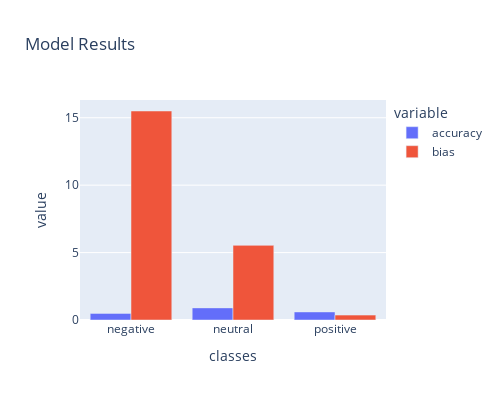

Write notebook code for a chart like this one.
### Code cell
fig_cls = px.bar(model_stat_df,
                 x='classes',
                 y=['accuracy', 'bias'],
                 labels={'x': 'Class Name', 'y':'Accuracy'},
                 width=500,
                 height=400,
                 title='Model Results',
                 barmode='group',
                )
fig_cls.show()

### Figure 1 — Plotly figure (JSON) as saved in the notebook; plotly's stock layout.template omitted (floating-point values rounded to 4 significant figures)
{"data": [{"alignmentgroup": "True", "hovertemplate": "variable=accuracy<br>classes=%{x}<br>value=%{y}<extra></extra>", "legendgroup": "accuracy", "marker": {"color": "#636efa"}, "name": "accuracy", "offsetgroup": "accuracy", "orientation": "v", "showlegend": true, "textposition": "auto", "type": "bar", "x": ["negative", "neutral", "positive"], "xaxis": "x", "y": [0.4907, 0.8984, 0.5988], "yaxis": "y"}, {"alignmentgroup": "True", "hovertemplate": "variable=bias<br>classes=%{x}<br>value=%{y}<extra></extra>", "legendgroup": "bias", "marker": {"color": "#EF553B"}, "name": "bias", "offsetgroup": "bias", "orientation": "v", "showlegend": true, "textposition": "auto", "type": "bar", "x": ["negative", "neutral", "positive"], "xaxis": "x", "y": [15.5, 5.536, 0.363], "yaxis": "y"}], "layout": {"barmode": "group", "height": 400, "legend": {"title": {"text": "variable"}, "tracegroupgap": 0}, "title": {"text": "Model Results"}, "width": 500, "xaxis": {"anchor": "y", "autorange": true, "domain": [0, 1], "range": [-0.5, 2.5], "title": {"text": "classes"}, "type": "category"}, "yaxis": {"anchor": "x", "autorange": true, "domain": [0, 1], "range": [0, 16.32], "title": {"text": "value"}, "type": "linear"}}}
